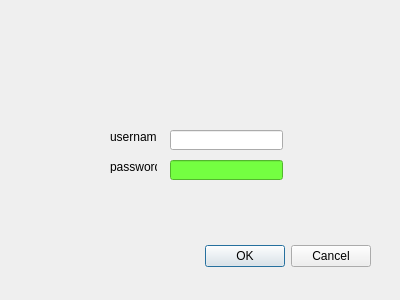
<?xml version="1.0" encoding="UTF-8"?>
<ui version="4.0">
 <class>Dialog</class>
 <widget class="QDialog" name="Dialog">
  <property name="geometry">
   <rect>
    <x>0</x>
    <y>0</y>
    <width>400</width>
    <height>300</height>
   </rect>
  </property>
  <property name="windowTitle">
   <string>Dialog</string>
  </property>
  <property name="styleSheet">
   <string notr="true">alternate-background-color: qlineargradient(spread:repeat, x1:0, y1:0, x2:1, y2:0, stop:0 rgba(255, 0, 0, 255), stop:0.17 rgba(255, 0, 0, 255), stop:0.18 rgba(255, 255, 255, 255), stop:0.210212 rgba(255, 255, 255, 255), stop:0.220212 rgba(0, 16, 255, 255), stop:0.279897 rgba(0, 16, 255, 255), stop:0.289897 rgba(255, 255, 255, 255), stop:0.32 rgba(255, 255, 255, 255), stop:0.33 rgba(255, 0, 0, 255), stop:1 rgba(255, 0, 0, 255));</string>
  </property>
  <widget class="QDialogButtonBox" name="buttonBox">
   <property name="geometry">
    <rect>
     <x>30</x>
     <y>240</y>
     <width>341</width>
     <height>32</height>
    </rect>
   </property>
   <property name="orientation">
    <enum>Qt::Horizontal</enum>
   </property>
   <property name="standardButtons">
    <set>QDialogButtonBox::Cancel|QDialogButtonBox::Ok</set>
   </property>
  </widget>
  <widget class="QLabel" name="label">
   <property name="geometry">
    <rect>
     <x>110</x>
     <y>130</y>
     <width>47</width>
     <height>13</height>
    </rect>
   </property>
   <property name="text">
    <string>username</string>
   </property>
  </widget>
  <widget class="QLabel" name="label_2">
   <property name="geometry">
    <rect>
     <x>110</x>
     <y>160</y>
     <width>47</width>
     <height>13</height>
    </rect>
   </property>
   <property name="text">
    <string>password</string>
   </property>
  </widget>
  <widget class="QLineEdit" name="userBox">
   <property name="geometry">
    <rect>
     <x>170</x>
     <y>130</y>
     <width>113</width>
     <height>20</height>
    </rect>
   </property>
  </widget>
  <widget class="QLineEdit" name="passBox">
   <property name="geometry">
    <rect>
     <x>170</x>
     <y>160</y>
     <width>113</width>
     <height>20</height>
    </rect>
   </property>
   <property name="styleSheet">
    <string notr="true">background-color: rgb(116, 255, 65);</string>
   </property>
   <property name="echoMode">
    <enum>QLineEdit::Normal</enum>
   </property>
  </widget>
 </widget>
 <tabstops>
  <tabstop>passBox</tabstop>
  <tabstop>userBox</tabstop>
 </tabstops>
 <resources/>
 <connections>
  <connection>
   <sender>buttonBox</sender>
   <signal>accepted()</signal>
   <receiver>Dialog</receiver>
   <slot>accept()</slot>
   <hints>
    <hint type="sourcelabel">
     <x>248</x>
     <y>254</y>
    </hint>
    <hint type="destinationlabel">
     <x>157</x>
     <y>274</y>
    </hint>
   </hints>
  </connection>
  <connection>
   <sender>buttonBox</sender>
   <signal>rejected()</signal>
   <receiver>Dialog</receiver>
   <slot>reject()</slot>
   <hints>
    <hint type="sourcelabel">
     <x>316</x>
     <y>260</y>
    </hint>
    <hint type="destinationlabel">
     <x>286</x>
     <y>274</y>
    </hint>
   </hints>
  </connection>
 </connections>
</ui>
